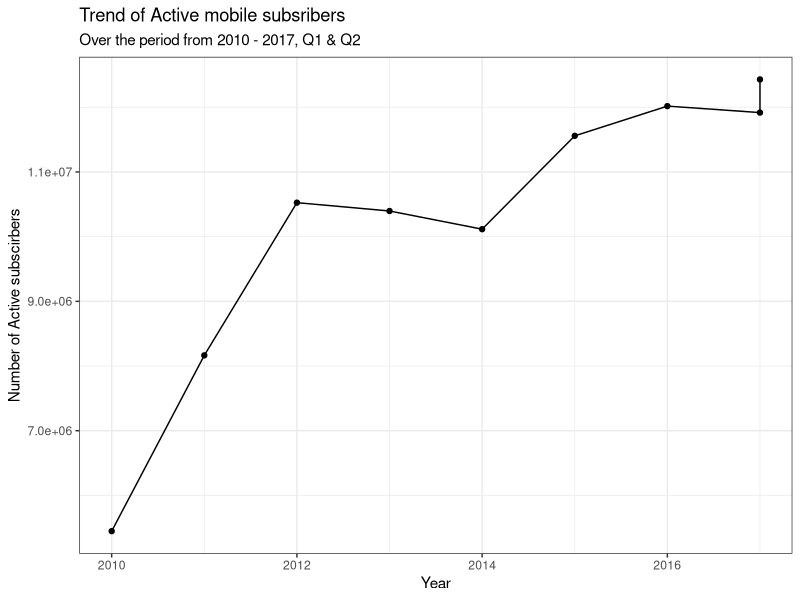
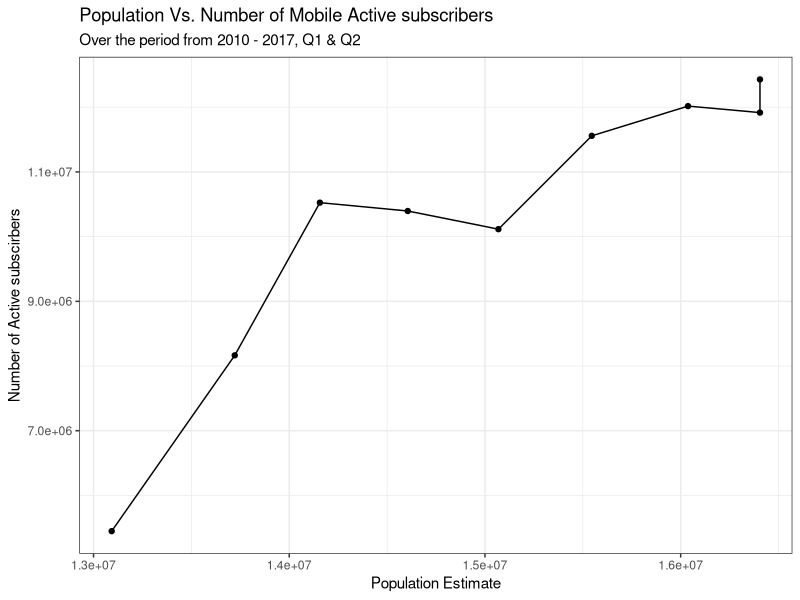
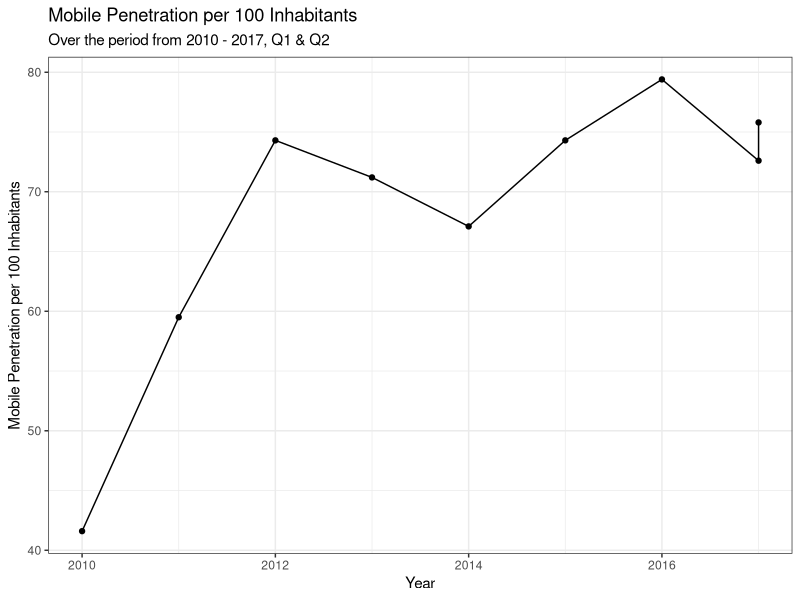
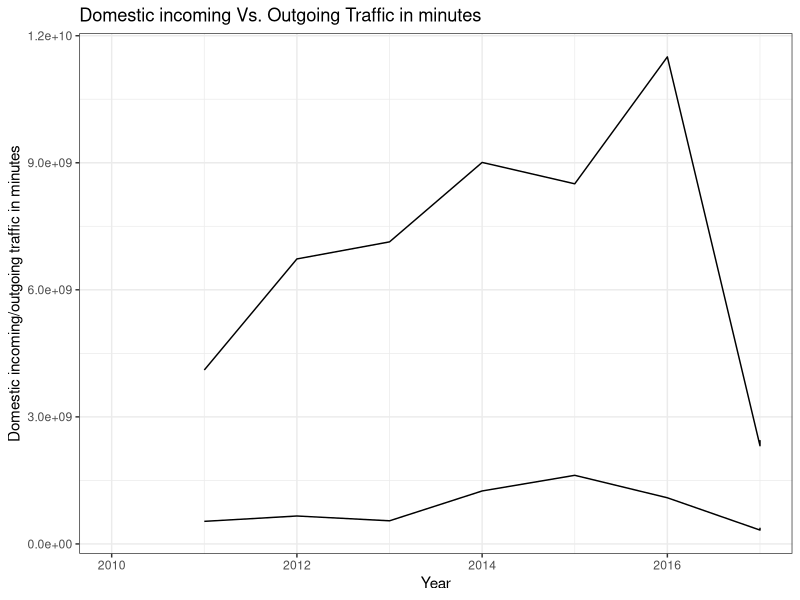
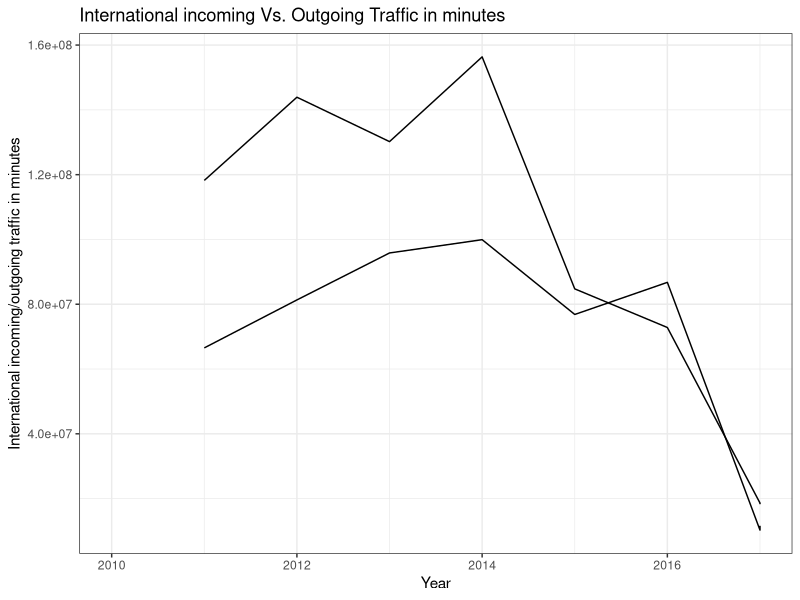
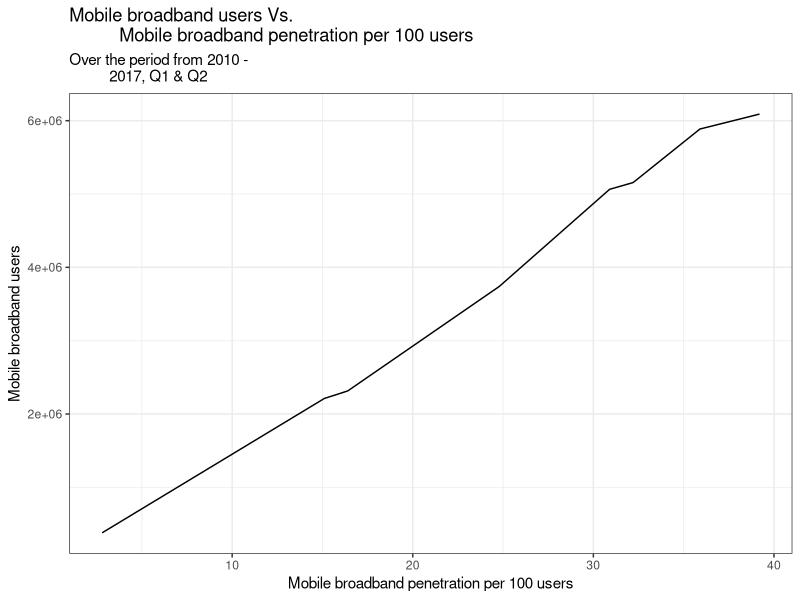
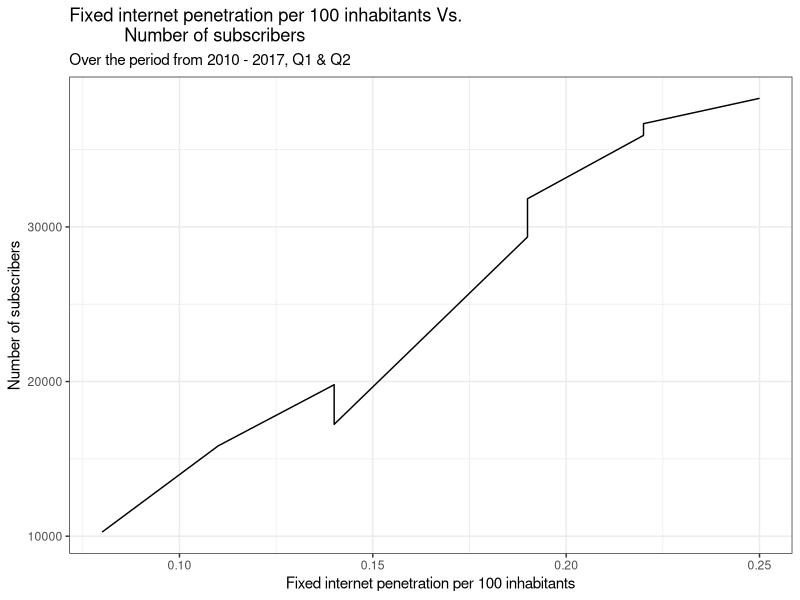
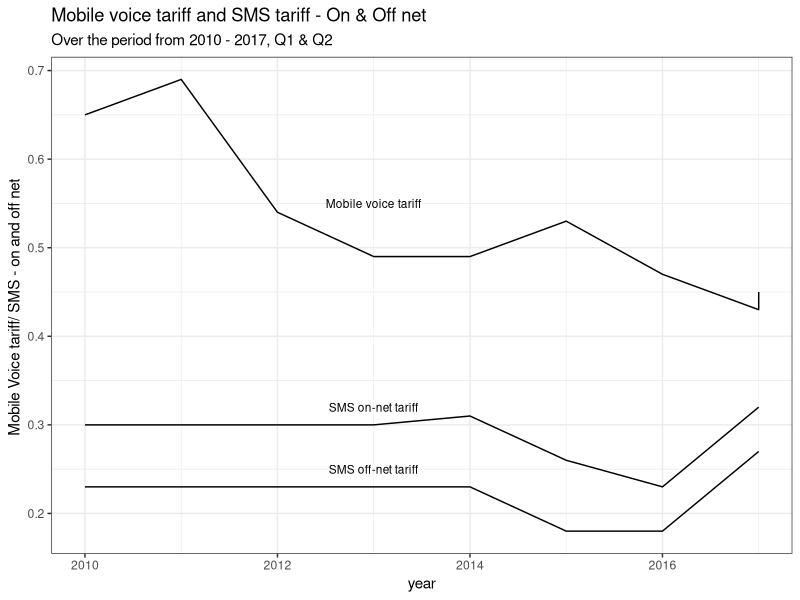

Write R code to recreate these figures, in order.
## ---- chunk 1
knitr::opts_chunk$set(message = FALSE,warning = FALSE) 
## ---- chunk 2
# the packages can be installed running the following command
# install.packges("ggplot2", "dplyr", "readr", "plotly")
library(ggplot2)
library(dplyr)
library(readr)
theme_set(theme_bw())
## ---- chunk 3
operator_stats <- read_csv("operator_stats.csv")

isps <- read_csv("isps.csv")

network_coverage <- read_csv("network_coverage.csv")

operator_stats <- operator_stats %>%
  as_tibble()

isps <- isps %>%
  as_tibble()

network_coverage <- network_coverage %>%
  as_tibble()
## ---- chunk 4
operator_stats %>%
  ggplot() +
  geom_line(mapping = aes(x = Year,
                          y = Number_of_active_Subscribers)) +
  geom_point(mapping = aes(x = Year,
                           y = Number_of_active_Subscribers)) +
  labs(x = "Year",
       y = "Number of Active subscirbers")  +
  ggtitle("Trend of Active mobile subsribers",
          subtitle = "Over the period from 2010 - 2017, Q1 & Q2") 
## ---- chunk 5
operator_stats %>%
  ggplot(aes(x = Population_CSO_Estimate,
             y = Number_of_active_Subscribers)) +
  geom_line() +
  geom_point() +
  theme(legend.title = element_text(size = 10)) +
  
  labs(x = "Population Estimate",
       y = "Number of Active subscirbers") +
  ggtitle("Population Vs. Number of Mobile Active subscribers",
          subtitle = "Over the period from 2010 - 2017, Q1 & Q2") 
## ---- chunk 6
per_change <- operator_stats %>%
  
  select(Year, Population_CSO_Estimate,
         Number_of_active_Subscribers) %>%
  mutate(
    Percentage_change_pop = (Population_CSO_Estimate - lag(Population_CSO_Estimate)) /
      lag(Population_CSO_Estimate) * 100,
    Percentage_change = (
      Number_of_active_Subscribers - lag(Number_of_active_Subscribers)
    ) /
      lag(Number_of_active_Subscribers) * 100
  )

names(per_change) <- c("Year",
                       "Population",
                       "Active subscribers",
                       "% change pop.",
                       "% change")

knitr::kable(per_change,
             booktabs = TRUE,
             caption =
               "Change in Population Vs.
              change in the Active subscribers")
## ---- chunk 7
summary(operator_stats$Number_of_active_Subscribers)
## ---- chunk 8
operator_stats %>%
  
  ggplot(aes(x = Year, y = Mobile_Penetration_100_Inhabitants)) +
  geom_point() +
  geom_line() +
  labs(x = "Year",
       y = "Mobile Penetration per 100 Inhabitants") +
  
  ggtitle("Mobile Penetration per 100 Inhabitants",
          subtitle = "Over the period from 2010 - 2017, Q1 & Q2") 
## ---- chunk 9
operator_stats %>%
  
  ggplot() +
  geom_line(aes(x = Year,
                y = Traffic_domestic_Incoming_Minutes_MNO_PSTN)) +
  geom_line(aes(x = Year,
                y = Traffic_domestic_Outgoing_Minutes_MNO_PSTN)) +
  labs(x = "Year",
       y = "Domestic incoming/outgoing traffic in minutes") +
  ggtitle("Domestic incoming Vs. Outgoing Traffic in minutes") 
## ---- chunk 10
operator_stats %>%
  ggplot() +
  geom_line(aes(x = Year,
                y = Traffic_International_Incoming_Minutes_MNO_PSTN)) +
  geom_line(aes(x = Year,
                y = Traffic_International_Outgoing_Minutes_MNO_PSTN)) +
  labs(x = "Year",
       
       y = "International incoming/outgoing traffic in minutes") +
  
  ggtitle("International incoming Vs. Outgoing Traffic in minutes") 
## ---- chunk 11
network_cover <-  network_coverage %>%
  
  select(Year,
         Airtel_Zambia,
         MTN_Zambia,
         Zamtel)

knitr::kable(network_cover, booktabs = TRUE,
             caption = "Percentage network coverage by operator")  
## ---- chunk 12
summary(operator_stats$Mobile_Broadband_users)
## ---- chunk 13
operator_stats %>%
  
  ggplot() +
  geom_line(aes(x = Mobile_Broadband_penetration_100_users,
                y = Mobile_Broadband_users)) +
  labs(x = "Mobile broadband penetration per 100 users",
       y = "Mobile broadband users") +
  
  ggtitle(
    "Mobile broadband users Vs.
          Mobile broadband penetration per 100 users",
    subtitle = "Over the period from 2010 -
          2017, Q1 & Q2"
  )
## ---- chunk 14
isps %>%
  ggplot() +
  geom_line(aes(x = Fixed_internet_Penetration_per_100,
                y = Number_of_Subscribers)) +
  labs(x = "Fixed internet penetration per 100 inhabitants",
       y = "Number of subscribers") +
  
  ggtitle("Fixed internet penetration per 100 inhabitants Vs.
           Number of subscribers",
          subtitle = "Over the period from 2010 - 2017, Q1 & Q2") 
## ---- chunk 15
operator_stats %>%
  
  ggplot() +
  
  geom_line(aes(x = Year,
                y = Voice_Tariff_Mobile)) +
  annotate(
    "text",
    x = 2013,
    y = 0.55,
    label = "Mobile voice tariff",
    size = 3
  ) +
  
  geom_line(aes(x = Year,
                y = SMS_on_net_Mobile)) +
  annotate(
    "text",
    x = 2013,
    y = 0.32,
    label = "SMS on-net tariff",
    size = 3
  ) +
  
  geom_line(aes(x = Year,
                y = SMS_off_net_Mobile)) +
  
  annotate(
    "text",
    x = 2013,
    y = 0.25,
    label = "SMS off-net tariff",
    size = 3
  ) +
  labs(x = "year",
       y = "Mobile Voice tariff/ SMS - on and off net ") +
  
  ggtitle("Mobile voice tariff and SMS tariff - On & Off net",
          subtitle = "Over the period from 2010 - 2017, Q1 & Q2") 
## ---- chunk 16
operator_stats %>%
  ggplot() +
  geom_line(aes(x = Year,
                y = Voice_on_net_peak_Mobile)) +
  annotate(
    "text",
    x = 2013,
    y = 1.18,
    label = "Voice on net peak - Mobile",
    size = 3
  ) +
  
  geom_line(aes(x = Year,
                y = Voice_on_net_off_peak_Mobile)) +
  annotate(
    "text",
    x = 2013,
    y = 0.9,
    label = "Voice on net off peak - Mobile",
    size = 3
  ) +
  
  geom_line(aes(x = Year,
                y = Voice_off_net_peak_Mobile)) +
  annotate(
    "text",
    x = 2013,
    y = 1.4,
    label = "Voice off net peak - Mobile",
    size = 3
  ) +
  
  geom_line(aes(x = Year,
                y = Voice_off_net_off_peak_Mobile)) +
  annotate(
    "text",
    x = 2013,
    y = 1.22,
    label = "Voice off net off peak - Mobile",
    size = 3
  ) +
  
  labs(x = "Year",
       y = "Voice cost (Kwacha) per min") +
  
  ggtitle("Voice cost in Kwachas per minute on mobile") 
